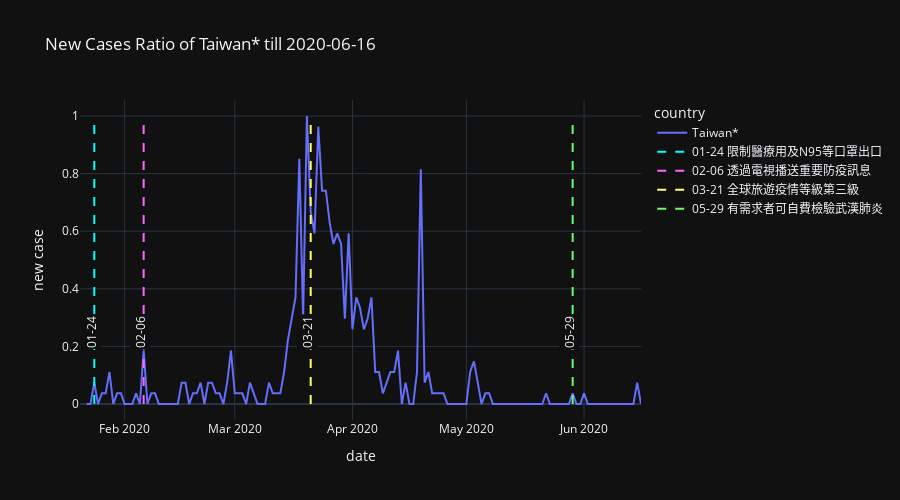

Notebook source saved alongside this figure:
### Code cell
plot_by_country4('Taiwan*', events)

### Figure 1 — Plotly figure (JSON) as saved in the notebook; plotly's stock layout.template omitted (floating-point values rounded to 4 significant figures; data arrays with more than 128 entries replaced by an {"elided": "..."} marker saying what was removed)
{"data": [{"hovertemplate": "country=Taiwan*<br>date=%{x}<br>new case=%{y}<extra></extra>", "legendgroup": "Taiwan*", "line": {"color": "#636efa", "dash": "solid"}, "mode": "lines", "name": "Taiwan*", "orientation": "v", "showlegend": true, "type": "scatter", "x": {"elided": "147 str values"}, "xaxis": "x", "y": {"elided": "147 float values"}, "yaxis": "y"}, {"line": {"color": "#00ffff", "dash": "dash"}, "mode": "lines", "name": "01-24 限制醫療用及N95等口罩出口", "type": "scatter", "x": ["2020-01-24", "2020-01-24"], "y": [0, 1]}, {"line": {"color": "#ff66ff", "dash": "dash"}, "mode": "lines", "name": "02-06 透過電視播送重要防疫訊息", "type": "scatter", "x": ["2020-02-06", "2020-02-06"], "y": [0, 1]}, {"line": {"color": "#ffff66", "dash": "dash"}, "mode": "lines", "name": "03-21 全球旅遊疫情等級第三級", "type": "scatter", "x": ["2020-03-21", "2020-03-21"], "y": [0, 1]}, {"line": {"color": "#66ff66", "dash": "dash"}, "mode": "lines", "name": "05-29 有需求者可自費檢驗武漢肺炎", "type": "scatter", "x": ["2020-05-29", "2020-05-29"], "y": [0, 1]}], "layout": {"annotations": [{"bgcolor": "#101010", "showarrow": false, "text": "01-24", "textangle": -90, "x": "2020-01-23", "y": 0.25}, {"bgcolor": "#101010", "showarrow": false, "text": "02-06", "textangle": -90, "x": "2020-02-05", "y": 0.25}, {"bgcolor": "#101010", "showarrow": false, "text": "03-21", "textangle": -90, "x": "2020-03-20", "y": 0.25}, {"bgcolor": "#101010", "showarrow": false, "text": "05-29", "textangle": -90, "x": "2020-05-28", "y": 0.25}], "height": 500, "legend": {"title": {"text": "country"}, "tracegroupgap": 0}, "title": {"text": "New Cases Ratio of Taiwan* till 2020-06-16"}, "xaxis": {"anchor": "y", "domain": [0, 1], "title": {"text": "date"}}, "yaxis": {"anchor": "x", "domain": [0, 1], "title": {"text": "new case"}}}}
